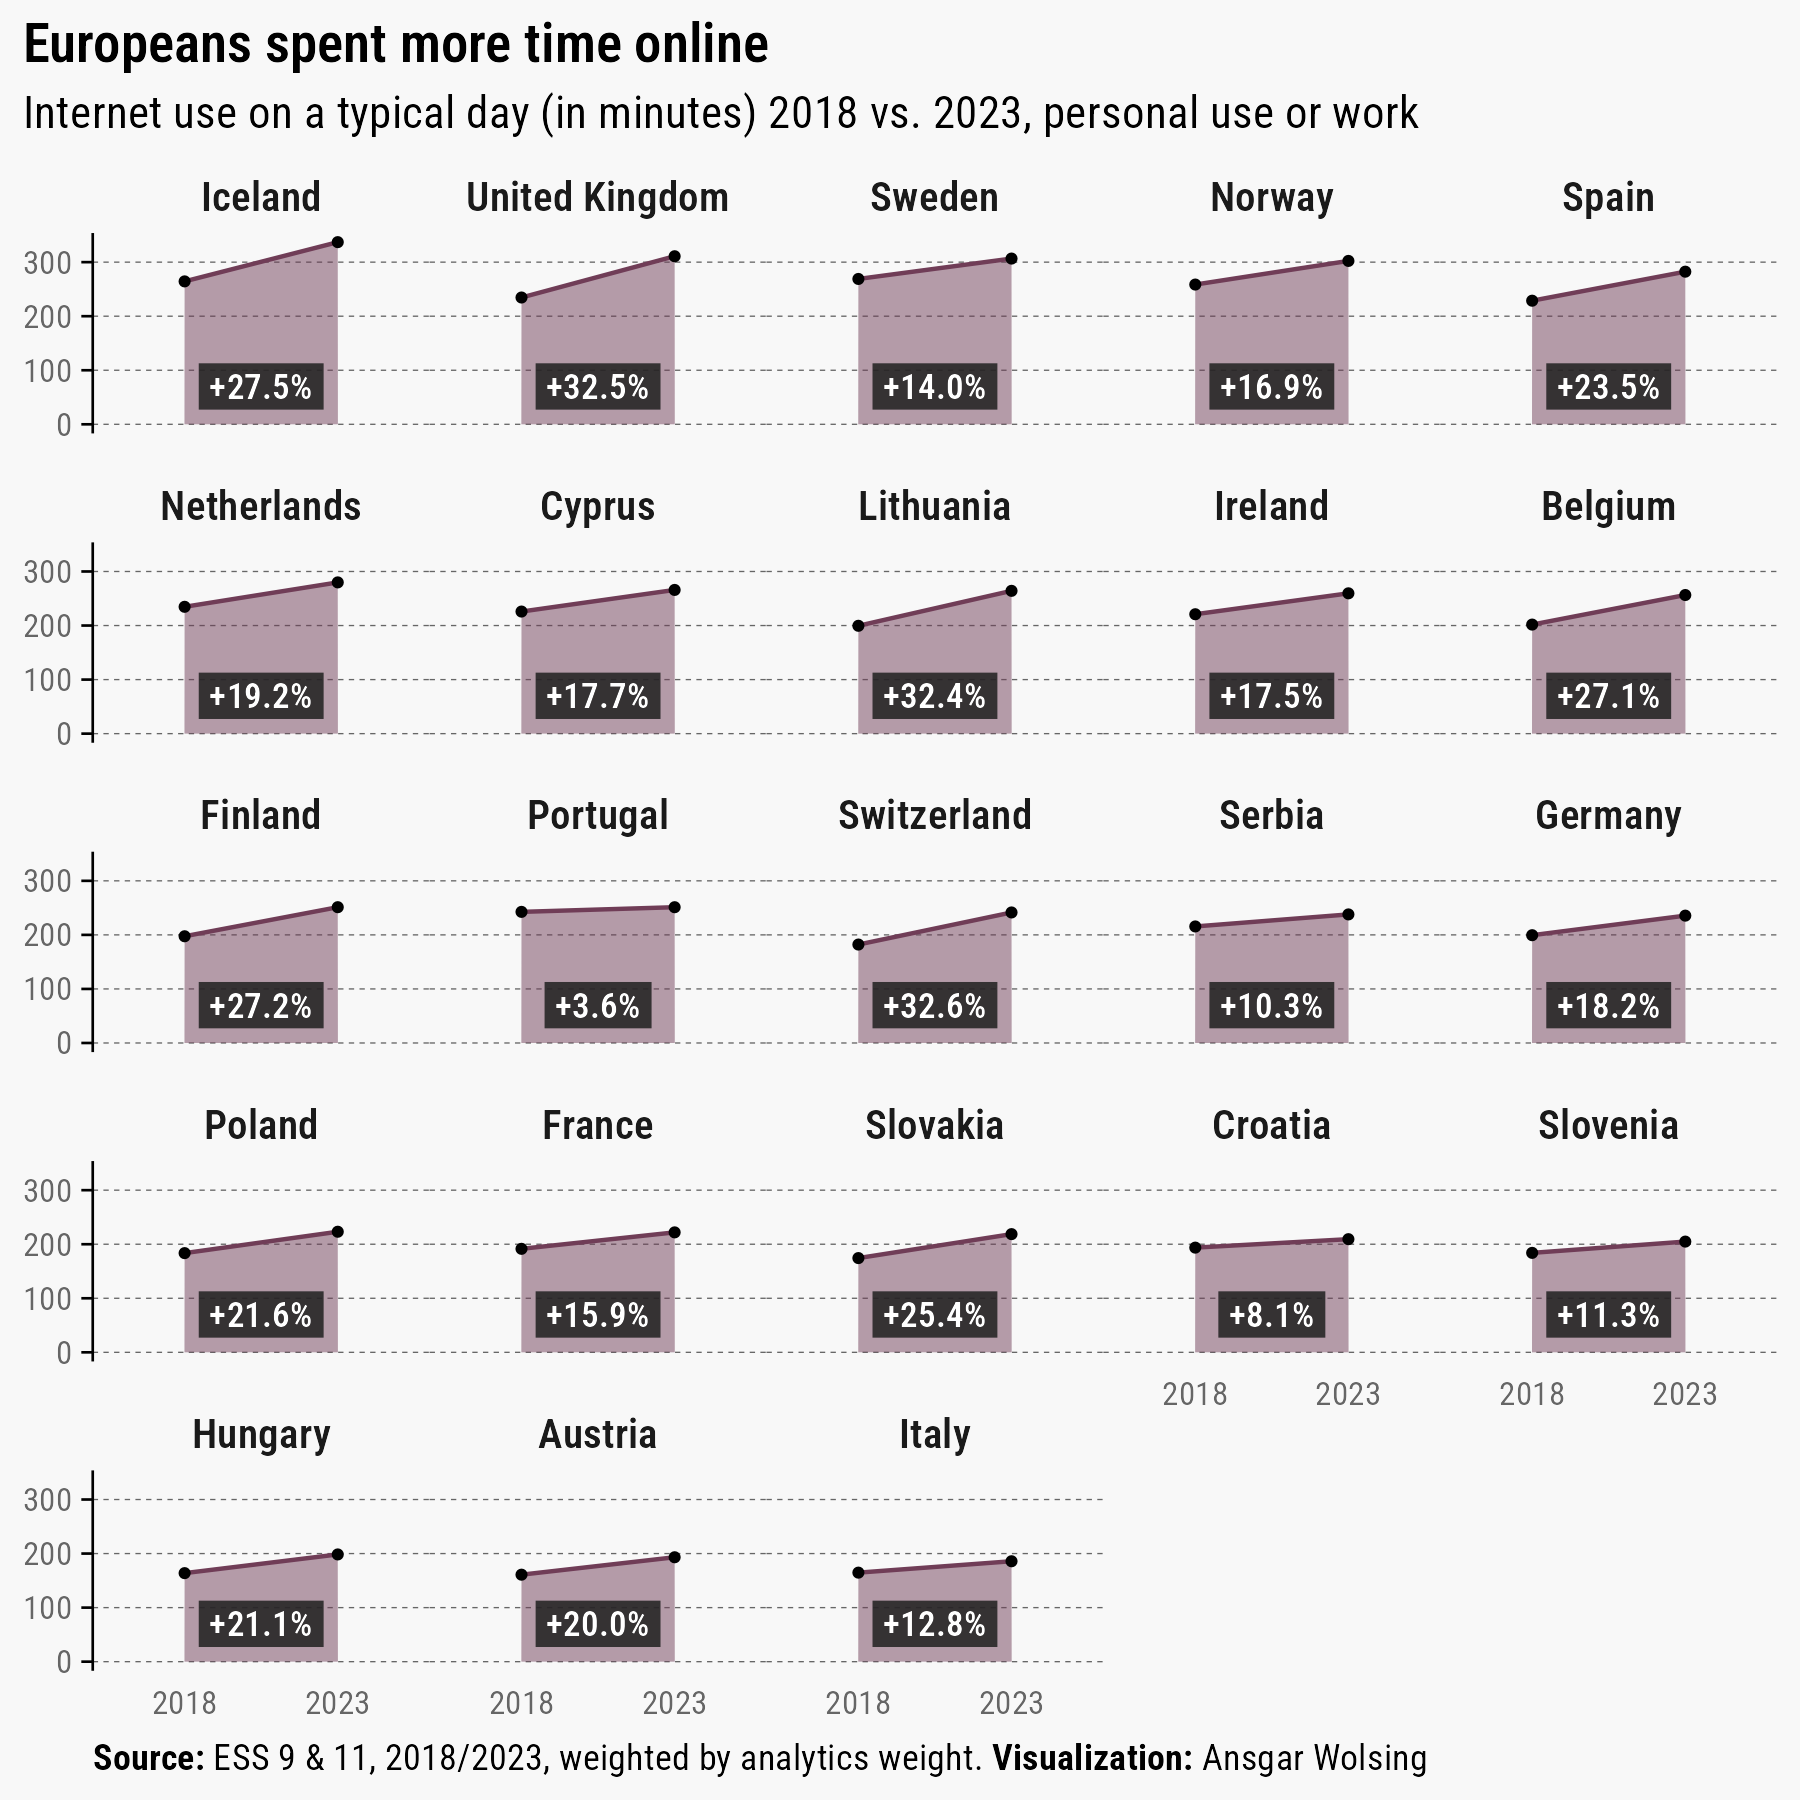

Write R code to recreate this figure.
library(tidyverse)
library(ggtext)
library(here)

base_path <- here("2025", "02")

#' Download ESS survey data from 
#' https://ess.sikt.no/en/series/321b06ad-1b98-4b7d-93ad-ca8a24e8788a
#' ESS 9
#' ESS 11

df_ess09 <- read_csv(here(base_path, "ESS9e03_2.csv"))
df_ess11 <- read_csv(here(base_path, "ESS11.csv"))

# Select the relevant variables
relevant_vars <- c("essround", "anweight", "cntry", "netustm")
df_ess09_prep <- df_ess09 |> select(all_of(relevant_vars))
df_ess11_prep <- df_ess11 |> select(all_of(relevant_vars))

# Combine the datasets
df_ess_comb <- bind_rows(df_ess09_prep, df_ess11_prep)

# Which countries are in the data only in one wave?
countries_exclude <- df_ess_comb |> 
  group_by(cntry) |> 
  summarize(n_rounds = n_distinct(essround)) |> 
  arrange(n_rounds) |> 
  filter(n_rounds == 1) |> 
  pull(cntry)

# Weighted aggregated values
df_netustm <- df_ess_comb |> 
  filter(!cntry %in% countries_exclude) |> 
  # exclude missing values
  filter(netustm <= 24 * 60) |> 
  # calculate weighted mean per ESS round
  arrange(cntry, essround) |> 
  group_by(cntry, essround) |> 
  mutate(netustm_wgt = netustm * anweight / sum(anweight)) |> 
  summarize(netustm_wgt = sum(netustm_wgt), .groups = "drop") |> 
  mutate(
    netustm_change_abs = netustm_wgt - lag(netustm_wgt, 1),
    netustm_change_rel = netustm_change_abs / lag(netustm_wgt, 1),
    .by = cntry) |> 
  mutate(
    cntry_name = countrycode::countrycode(cntry, origin = "iso2c", destination = "country.name"),
    year = case_when(
      essround == 9 ~ 2018,
      essround == 11 ~ 2023
    ))
  

countries_ordered <- df_netustm |> 
  filter(year == max(year)) |> 
  arrange(-netustm_wgt) |> 
  pull(cntry_name)

df_netustm |>
  mutate(cntry_name = factor(cntry_name, levels = countries_ordered)) |> 
  ggplot(aes(factor(year), netustm_wgt, group = cntry)) +
  geom_area(
    color = "#703D57",
    fill = alpha("#703D57", 0.5),
    linewidth = 0.5) +
  geom_point(size = 0.7) +
  geom_label(
    aes(x = 1.5, y = 70, 
        label = scales::percent(netustm_change_rel, 
                                accuracy = 0.1, style_positive = "plus")),
    family = "Roboto Condensed SemiBold", color = "white",
    fill = "#222222DD", size = 3, label.size = 0, label.r = unit(0, "mm")
  ) +
  coord_cartesian(ylim = c(0, NA)) +
  facet_wrap(vars(cntry_name)) +
  labs(
    title = "Europeans spent more time online",
    subtitle = "Internet use on a typical day (in minutes) 2018 vs. 2023, personal use or work",
    caption = "**Source:** ESS 9 & 11, 2018/2023, weighted by analytics weight. 
    **Visualization:** Ansgar Wolsing"
  ) +
  theme_minimal(base_family = "Roboto Condensed") +
  theme(
    plot.background = element_rect(color = "#F8F8F8", fill = "#F8F8F8"),
    axis.title = element_blank(),
    axis.text = element_text(color = "grey40", size = 8),
    axis.line.y = element_line(linewidth = 0.3),
    axis.ticks.y = element_line(linewidth = 0.3),
    panel.grid = element_blank(),
    panel.grid.major.y = element_line(
      color = "grey40", linewidth = 0.15, linetype = "dashed"),
    panel.spacing.x = unit(0, "mm"),
    panel.spacing.y = unit(3, "mm"),
    strip.text = element_text(family = "Roboto Condensed SemiBold", size = 10),
    plot.title = element_markdown(
      family = "Roboto Condensed SemiBold", lineheight = 1.05),
    plot.title.position = "plot",
    plot.caption = element_markdown(hjust = 0)
  )
ggsave(here(base_path, "02-slope.png"), width = 6, height = 6)
